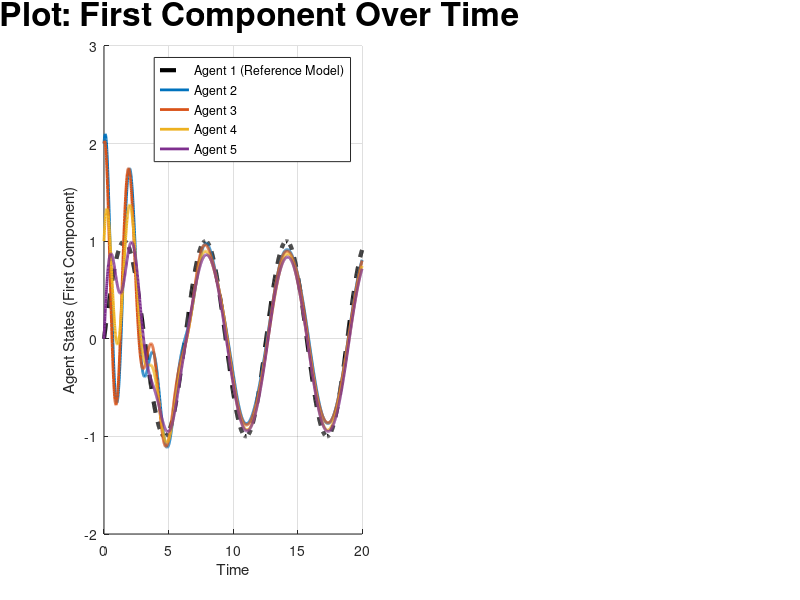

Recreate this plot in MATLAB. (Note: this script raises an error after producing the figure.)
% MATLAB script for consensus protocol with Brownian noise and adaptive bias estimation
clc; clear;close all;

% Parameters
num_agents = 5;                     % Number of agents (Agent 1 is the leader + 4 followers)
time_step = 0.01;                    % Time step for simulation
total_time = 20;                     % Total simulation time
num_steps = total_time / time_step;  % Number of simulation steps

% System matrices
A = [0 1; -2 -1];                    % Dynamics matrix for each agent
B = [0; 1];                          % Input matrix for each agent
C = [1 0];                           % Output matrix (observing the first state only)

% LQR cost matrices (you can tune Q and R for desired performance)
Q = eye(2);                          % State-cost matrix
R = 0.01;                             % Input-cost matrix

% Adjacency matrix representing connectivity between agents (including leader as Agent 1)
A_adj = [0 1 1 0 0;                  
         1 0 1 1 0;
         1 1 0 1 1;
         0 1 1 0 1;
         0 0 1 1 0];

% Degree matrix and Laplacian matrix
D = diag(sum(A_adj, 2));
L = D - A_adj;

% Compute the eigenvalues of the Laplacian matrix
lambda = eig(L);

% Calculate individual LQR gain matrices for each follower based on Laplacian eigenvalues
K_array = zeros(num_agents - 1, 2);  % LQR gains for each follower (row per agent)
for i = 2:num_agents                 % Skip lambda_1 = 0 (as it corresponds to the consensus mode)
    lambda_i = sqrt(lambda(i));
    K_array(i-1, :) = lqr(A, lambda_i * B, Q, R); % Compute LQR gain for each follower
end

% Adaptive gain and leakage rate for bias estimation
gamma = 0.1;       % Adaptation rate for unknown bias compensation
lambda_leakage = 0.01;  % Leakage rate to counteract Brownian noise drift
b_max = 1;         % Maximum bound for bias estimate

% Initialize bias estimates for each neighbor of each follower
bias_estimates = zeros(num_agents - 1, num_agents - 1, 2);  % Each bias estimate is a 2D vector

% Store the history of states and errors for plotting
x_history = zeros(num_agents, 2, num_steps);
error_history = zeros(num_agents - 1, num_steps);  % To store the error between followers and leader

% Initial states
x_ref = [sin(0); cos(0)];            % Initial state of the reference model for Agent 1
x_followers = repmat(x_ref', num_agents - 1, 1) + [2, 1; 2, 0; 1, 2; 0, 2]; % Perturbed initial states for followers

% Initialize history
x_history(1, :, 1) = x_ref';         % Initial state of Agent 1
x_history(2:end, :, 1) = x_followers; % Initial states of followers

% Initialize Brownian noise
brownian_noise = zeros(num_agents - 1, num_steps);

noise_std = 0.01;
% Consensus protocol update loop with Brownian noise and adaptive bias compensation
for k = 2:num_steps
    % Update Agent 1 (reference model) with a predefined sinusoidal trajectory
    t = (k - 1) * time_step;
    x_ref = [sin(t); cos(t)];  % Agent 1 follows this trajectory directly
    
    % Calculate the output of Agent 1
    y_ref = C * x_ref;
    
    % Generate Brownian noise by accumulating Gaussian noise
    brownian_noise(:, k) = brownian_noise(:, k-1) + noise_std * sqrt(time_step) * randn(num_agents - 1, 1);

    % Calculate noisy outputs for each follower agent
    y_followers = x_followers * C';  % Compute output y = C * x for followers only
    y_followers_noisy = y_followers + brownian_noise(:, k);  % Add Brownian noise to the followers' measurements

    % Initialize control input for followers
    u = zeros(num_agents - 1, 1);
    
    % Calculate control inputs for each follower agent with Brownian noise and adaptive bias estimation
    for i = 1:num_agents - 1
        % Extract the LQR gain for the current follower
        K_i = K_array(i, :);
        
        % Reference tracking term (make follower i track Agent 1's state)
        ref_tracking = K_i(1) * (y_ref - y_followers_noisy(i));
        
        % Consensus term with bias compensation, leakage, and projection
        consensus_term = 0;
        for j = 1:num_agents - 1
            if L(i+1, j+1) == 1  % Only consider neighbors
                % Update bias estimates adaptively with leakage
                bias_estimates(i, j, :) = bias_estimates(i, j, :) + ...
                    (gamma * ((y_followers_noisy(j) - y_followers_noisy(i)) - bias_estimates(i, j, :)) - lambda_leakage * bias_estimates(i, j, :)) * time_step;
                
                % Apply projection to constrain bias estimates
                bias_estimates(i, j, :) = min(max(bias_estimates(i, j, :), -b_max), b_max);
                
                % Consensus term with adaptive bias compensation
                consensus_term = consensus_term + K_i(2) * ((y_followers_noisy(j) - y_followers_noisy(i)) - bias_estimates(i, j, :));
            end
        end
        
        % Control input combining reference tracking and consensus
        u(i) = ref_tracking + consensus_term;
    end
    
    % Update each follower's state based on system dynamics
    x_dot_followers = (A * x_followers')' + (B * u')';  % Matrix operations to match dimensions
    x_followers = x_followers + time_step * x_dot_followers;  % Update follower states
    
    % Store the states for plotting
    x_history(1, :, k) = x_ref';       % Update Agent 1's state (leader)
    x_history(2:end, :, k) = x_followers;  % Update follower states
    
    % Calculate error between followers and leader
    error_history(:, k) = vecnorm(x_followers - x_ref', 2, 2);  % Euclidean distance (norm-2) error
end

% Plot results
time = linspace(0, total_time, num_steps);
figure;

% Plot the first component of each agent's state over time
subplot(1, 2, 1);
hold on;
plot(time, squeeze(x_history(1, 1, :)), 'k--', 'LineWidth', 3, 'DisplayName', 'Agent 1 (Reference Model)');
colors = lines(num_agents - 1);  % Use distinct colors for followers
for i = 2:num_agents
    plot(time, squeeze(x_history(i, 1, :)), 'LineWidth', 2, 'Color', colors(i-1, :), ...
         'DisplayName', sprintf('Agent %d', i));
end
title('2D Plot: First Component Over Time','FontSize',24);
xlabel('Time');
ylabel('Agent States (First Component)');
legend;
grid on;
% Customize axis tick labels for clarity
ax = gca; % Get the current axis
ax.FontSize = 18; % Increase font size of tick labels
ax.XColor = [0.1, 0.1, 0.1]; % Darken X-axis tick labels
ax.YColor = [0.1, 0.1, 0.1]; % Darken Y-axis tick labels
ax.LineWidth = 1.5; % Increase axis line width for better clarity
% 3D Plot: System Trajectories (First Component, Second Component, Time)
subplot(1, 2, 2);
hold on;
plot3(squeeze(x_history(1, 1, :)), squeeze(x_history(1, 2, :)), time, 'k--', 'LineWidth', 3, 'DisplayName', 'Agent 1 (Reference Model)');
for i = 2:num_agents
    plot3(squeeze(x_history(i, 1, :)), squeeze(x_history(i, 2, :)), time, 'LineWidth', 2, 'Color', colors(i-1, :), ...
          'DisplayName', sprintf('Agent %d', i));
end
title('3D Plot: System Trajectories','FontSize',24);
xlabel('First Component');
ylabel('Second Component');
zlabel('Time');
legend;
grid on;
view(45, 30);  % Adjust view angle for better visualization
% Customize axis tick labels for clarity
ax = gca; % Get the current axis
ax.FontSize = 18; % Increase font size of tick labels
ax.XColor = [0.1, 0.1, 0.1]; % Darken X-axis tick labels
ax.YColor = [0.1, 0.1, 0.1]; % Darken Y-axis tick labels
ax.LineWidth = 1.5; % Increase axis line width for better clarity
% Plot error between followers and leader over time
figure;
subplot(1, 2, 1);
hold on;
for i = 1:num_agents - 1
    plot(time, error_history(i, :), 'LineWidth', 1.5, 'DisplayName', sprintf('Error: Follower %d', i+1));
end
title('Error between Followers and Leader over Time');
xlabel('Time');
ylabel('Error (Euclidean Distance)','FontSize',24);
legend;
grid on;
% Customize axis tick labels for clarity
ax = gca; % Get the current axis
ax.FontSize = 18; % Increase font size of tick labels
ax.XColor = [0.1, 0.1, 0.1]; % Darken X-axis tick labels
ax.YColor = [0.1, 0.1, 0.1]; % Darken Y-axis tick labels
ax.LineWidth = 1.5; % Increase axis line width for better clarity
% Plot Brownian noise magnitude over time
subplot(1, 2, 2);
%plot(time, vecnorm(brownian_noise, 2, 1), 'LineWidth', 1.5);
hold on;
for i = 1:num_agents - 1
    plot(time, brownian_noise(i, :), 'LineWidth', 1.5, 'DisplayName', sprintf('Noise on Follower %d', i+1));
end
title('Magnitude of Brownian Noise over Time','FontSize',24);
xlabel('Time');
ylabel('Noise Magnitude');
legend;
grid on;
% Customize axis tick labels for clarity
ax = gca; % Get the current axis
ax.FontSize = 18; % Increase font size of tick labels
ax.XColor = [0.1, 0.1, 0.1]; % Darken X-axis tick labels
ax.YColor = [0.1, 0.1, 0.1]; % Darken Y-axis tick labels
ax.LineWidth = 1.5; % Increase axis line width for better clarity